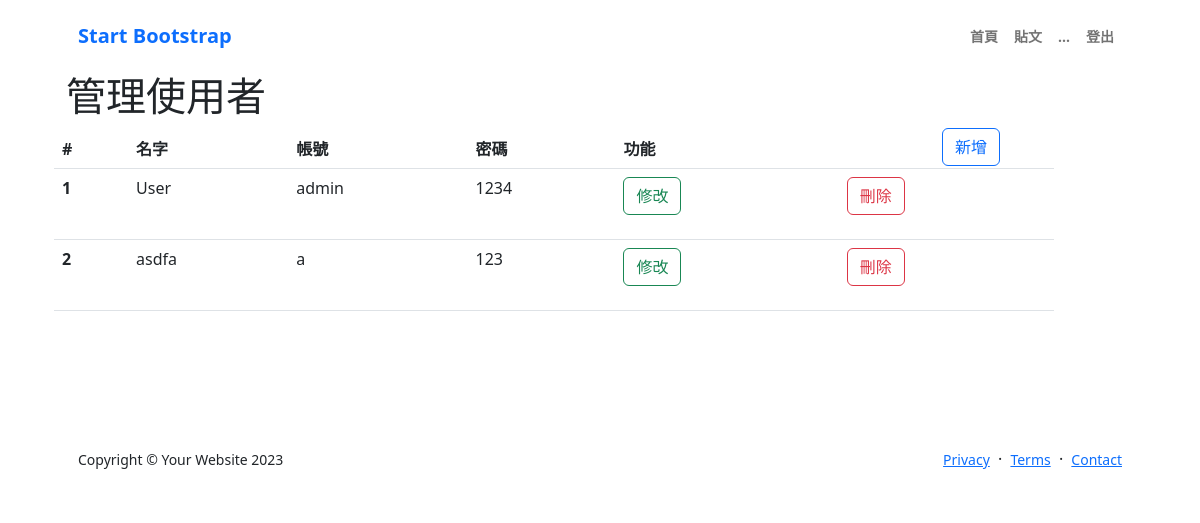
The app's page /users, older data.
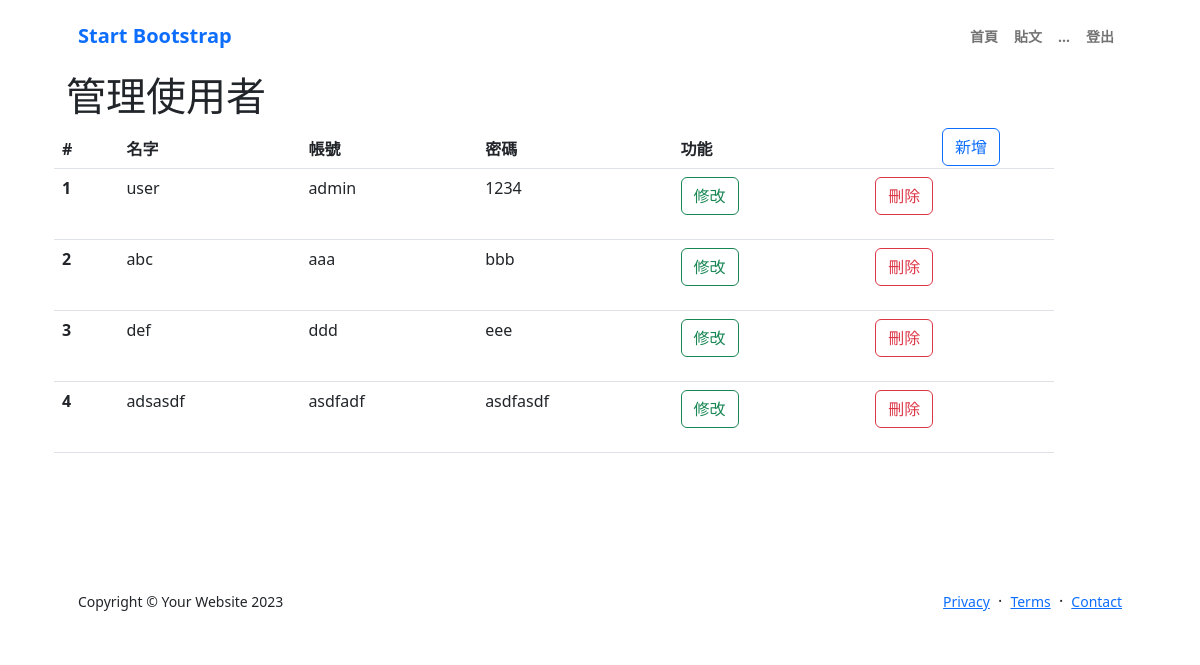
The same page, newer data.
### tables this page shows
CREATE TABLE Users (id INTEGER PRIMARY KEY AUTOINCREMENT, name nvbarchar (20), account nvbarchar (40), password nvbarchar (40));

### app.py (the view)
@app.route("/users")
def users():
    with get_db() as cur:
        cur.row_factory = sql.Row
        cur = cur.cursor()
        cur.execute('select * from Users')
        data = cur.fetchall()
        cur.close()
    return render_template("users.html", data=data)

### app.py (called while the page is built)
def get_db():
    db = getattr(g, '_database', None)
    if db is None:
        db = g._database = sql.connect(DATABASE)
    return db

@app.teardown_appcontext
def close_connection(exception):
    db = getattr(g, '_database', None)
    if db is not None:
        db.close()

### templates/users.html (shortened to what this page needs)
{% extends 'layout/back.html'%}
{% block main %}
<div class="row">
  <div class="col">
    <h1 class="mt-4">管理使用者</h1>
  </div>
  <div class="col-1 mt-auto">
    <button type="button" class="btn btn-outline-primary" data-bs-toggle="modal" data-bs-target="#create"
      style='right: 200px; position: absolute;'>
      新增
    </button>
  </div>
</div>
<table class="table" style="width: 1000px;">
  <thead>
    <tr>
      <th scope="col">#</th>
      <th scope="col">名字</th>
      <th scope="col">帳號</th>
      <th scope="col">密碼</th>
      <th scope="col">功能</th>
    </tr>
  </thead>
  <tbody>
    {% for i in range(data|length) %}
    <tr>
      <th scope="row">{{ i+1 }}</th>
      <td>{{ data[i].name }}</td>
      <td>{{ data[i].account }}</td>
      <td>{{ data[i].password }}</td>
      <td>
        <div class='row'>
          <div class='col'>
            <a type="button" class="btn btn-outline-success" href="/edit/{{ data[i].id }}">修改</a>
          </div>
          <div class='col'>
            <form action='/deleteuser/{{ data[i].id }}' method='post'>
              <button class="btn btn-outline-danger"
                onclick="if(confirm('您確定要刪除嗎？')) return true;else return false">刪除</button>
            </form>
          </div>
        </div>
      </td>
    </tr>
    {% endfor %}
  </tbody>
</table>
{% endblock main %}

Row changes from the older to the newer data that the page shows:
removed Users: name "User", account "admin", password "1234"
removed Users: name "asdfa", account "a", password "123"
added Users: name "user", account "admin", password "1234"
added Users: name "abc", account "aaa", password "bbb"
added Users: name "def", account "ddd", password "eee"
added Users: name "adsasdf", account "asdfadf", password "asdfasdf"
Text that changed along with them:
new list line: "2 修改 刪除"
new list line: "3 修改 刪除"
new list line: "4 修改 刪除"
list line gone: "2 修改 刪除"
